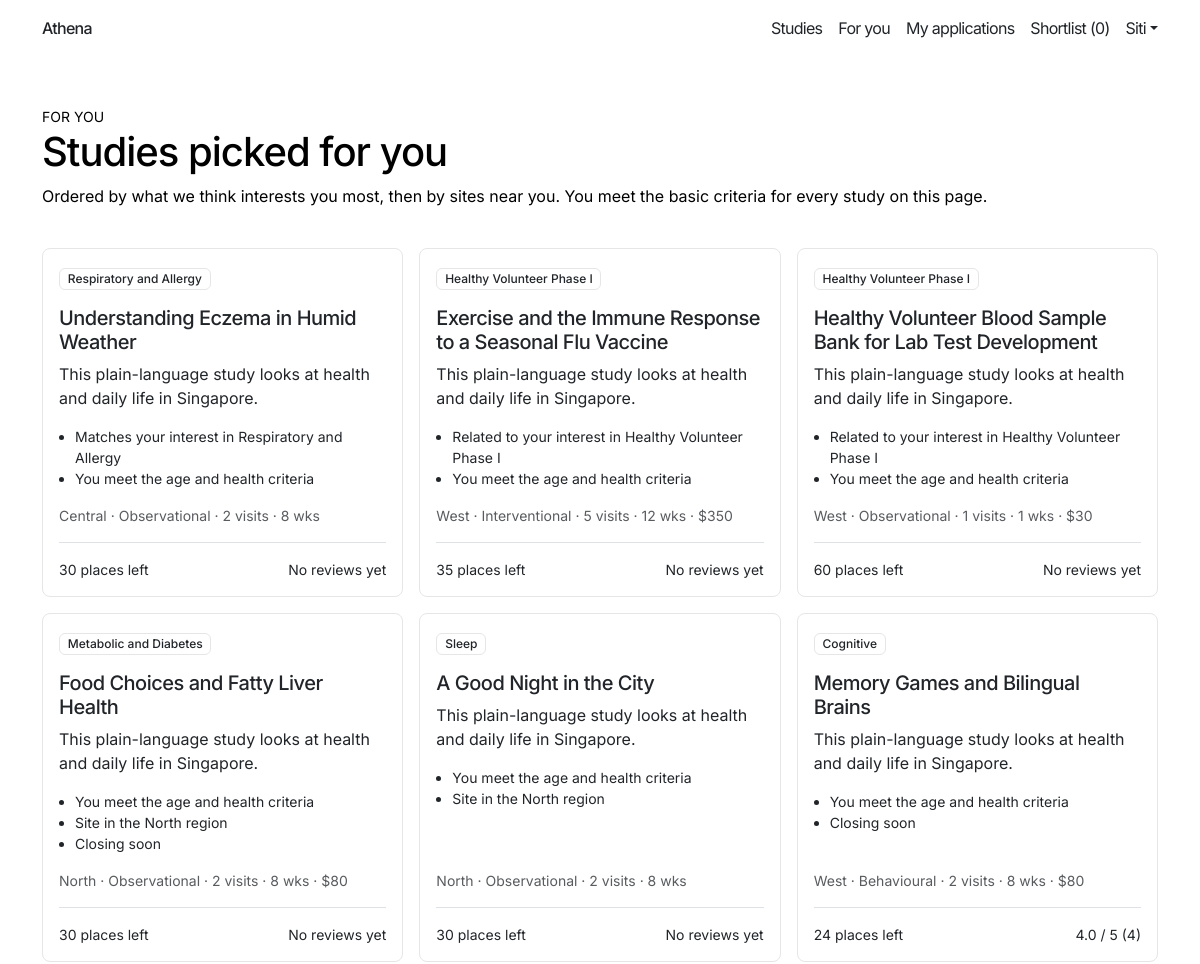
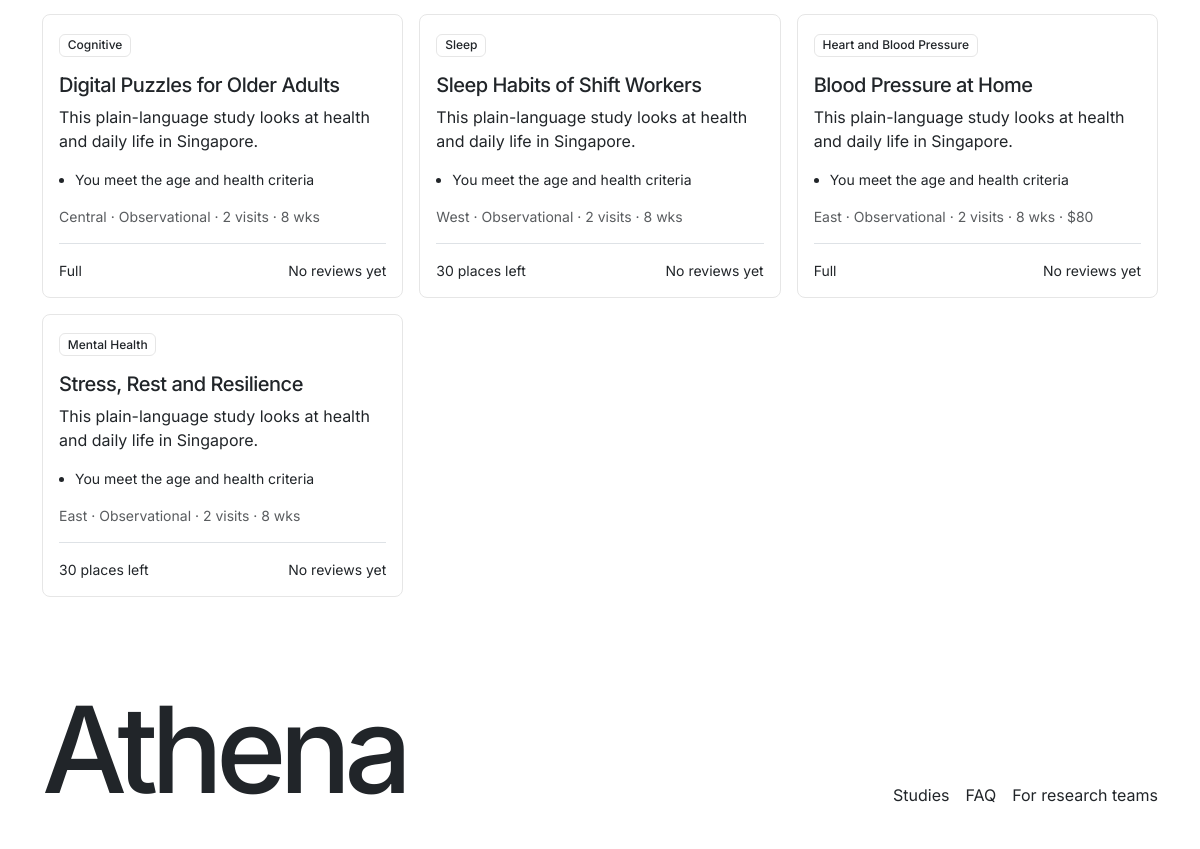
/for-you/ (signed in), run on the app's committed database (2 pictures, top to bottom).
### core/models.py (models this page shows, shortened)
class TimeStampedModel(models.Model):
    created_at = models.DateTimeField(auto_now_add=True)
    updated_at = models.DateTimeField(auto_now=True)
    class Meta:
        abstract = True

class Study(TimeStampedModel):
    class StudyType(models.TextChoices):
        INTERVENTIONAL = 'interventional', 'Interventional'
        OBSERVATIONAL = 'observational', 'Observational'
        BEHAVIOURAL = 'behavioural', 'Behavioural'
    class Phase(models.TextChoices):
        NOT_APPLICABLE = 'not_applicable', 'Not applicable'
        PHASE_1 = 'phase_1', 'Phase I'
        PHASE_2 = 'phase_2', 'Phase II'
        PHASE_3 = 'phase_3', 'Phase III'
        PHASE_4 = 'phase_4', 'Phase IV'
    class SexEligibility(models.TextChoices):
        ALL = 'all', 'Anyone'
        FEMALE = 'female', 'Women only'
        MALE = 'male', 'Men only'
    class SmokerRule(models.TextChoices):
        ANY = 'any', 'Smokers and non-smokers'
        NON_SMOKERS = 'non_smokers', 'Non-smokers only'
        SMOKERS = 'smokers', 'Smokers only'
    class VisitTimes(models.TextChoices):
        WEEKDAY_DAYTIME = 'weekday_daytime', 'Weekday daytime'
        WEEKDAY_EVENINGS = 'weekday_evenings', 'Weekday evenings'
        WEEKENDS = 'weekends', 'Weekends'
        FLEXIBLE = 'flexible', 'Flexible'
    class Status(models.TextChoices):
        DRAFT = 'draft', 'Draft'
        PENDING_REVIEW = 'pending_review', 'Pending review'
        CHANGES_REQUESTED = 'changes_requested', 'Changes requested'
        PUBLISHED = 'published', 'Published'
        PAUSED = 'paused', 'Paused'
        FULL = 'full', 'Full'
        CLOSED = 'closed', 'Closed'
    organisation = models.ForeignKey(
        Organisation, on_delete=models.RESTRICT, related_name='studies'
    )
    category = models.ForeignKey(
        StudyCategory, on_delete=models.RESTRICT, related_name='studies'
    )
    title = models.CharField(max_length=200)
    slug = models.SlugField(max_length=220, unique=True, blank=True)
    description = models.TextField()
    visit_plan = models.TextField(blank=True)
    study_type = models.CharField(max_length=20, choices=StudyType.choices)
    phase = models.CharField(
        max_length=20, choices=Phase.choices, default=Phase.NOT_APPLICABLE
    )
    accepts_healthy_volunteers = models.BooleanField()
    sex_eligibility = models.CharField(
        max_length=10, choices=SexEligibility.choices, default=SexEligibility.ALL
    )
    min_age = models.PositiveIntegerField(
        validators=[MinValueValidator(21), MaxValueValidator(100)]
    )
    max_age = models.PositiveIntegerField(
        validators=[MinValueValidator(21), MaxValueValidator(100)]
    )
    min_bmi = models.DecimalField(
        max_digits=4, decimal_places=1, null=True, blank=True
    )
    max_bmi = models.DecimalField(
        max_digits=4, decimal_places=1, null=True, blank=True
    )
    smoker_rule = models.CharField(
        max_length=15, choices=SmokerRule.choices, default=SmokerRule.ANY
    )
    required_conditions = models.ManyToManyField(
        Condition, blank=True, related_name='required_by_studies'
    )
    excluded_conditions = models.ManyToManyField(
        Condition, blank=True, related_name='excluded_by_studies'
    )
    regions = models.ManyToManyField(Region, blank=True, related_name='studies')
    sites = models.ManyToManyField(Site, blank=True, related_name='studies')
    target_enrolment = models.PositiveIntegerField()
    total_visits = models.PositiveIntegerField()
    duration_weeks = models.PositiveIntegerField(
        validators=[MinValueValidator(1)]
    )
    visit_times = models.CharField(max_length=20, choices=VisitTimes.choices)
    compensation_amount = models.DecimalField(max_digits=8, decimal_places=2)
    show_compensation = models.BooleanField()
    start_date = models.DateField()
    recruitment_deadline = models.DateField()
    irb_name = models.CharField(max_length=60, blank=True)
    irb_reference = models.CharField(max_length=60, blank=True)
    irb_expiry = models.DateField(null=True, blank=True)
    irb_approved_text = models.BooleanField(default=False)
    status = models.CharField(
        max_length=20, choices=Status.choices, default=Status.DRAFT
    )
    auto_shortlist_high = models.BooleanField(default=False)
    moderation_comments = models.TextField(blank=True)
    paused_reason = models.TextField(blank=True)
    submitted_at = models.DateTimeField(null=True, blank=True)
    published_at = models.DateTimeField(null=True, blank=True)
    created_by = models.ForeignKey(
        User,
        on_delete=models.SET_NULL,
        null=True,
        blank=True,
        related_name='created_studies',
    )
    last_edited_by = models.ForeignKey(
        User,
        on_delete=models.SET_NULL,
        null=True,
        blank=True,
        related_name='edited_studies',
    )
    reviewed_by = models.ForeignKey(
        User,
        on_delete=models.SET_NULL,
        null=True,
        blank=True,
        related_name='reviewed_studies',
    )
    class Meta:
        constraints = [
            models.CheckConstraint(
                condition=Q(min_age__lte=models.F('max_age')),
                name='study_age_order',
            ),
            models.CheckConstraint(
                condition=Q(min_bmi__isnull=True)
                | Q(max_bmi__isnull=True)
                | Q(min_bmi__lte=models.F('max_bmi')),
                name='study_bmi_order',
            ),
            models.CheckConstraint(
                condition=Q(target_enrolment__gte=1),
                name='study_target_min_1',
            ),
            models.CheckConstraint(
                condition=Q(total_visits__gte=1),
                name='study_visits_min_1',
            ),
            models.CheckConstraint(
                condition=Q(compensation_amount__gte=0),
                name='study_compensation_not_negative',
            ),
        ]
    @property
    def places_left(self):
        from .services import enrolled_count
        return max(0, self.target_enrolment - enrolled_count(self))

class StudyCategory(TimeStampedModel):
    name = models.CharField(max_length=100)
    slug = models.SlugField(max_length=100, unique=True)
    ml_label = models.CharField(max_length=100, unique=True)
    description = models.CharField(max_length=255)
    display_order = models.PositiveIntegerField()
    is_active = models.BooleanField(default=True)
    class Meta:
        ordering = ['display_order']

class Region(TimeStampedModel):
    code = models.CharField(
        max_length=2,
        unique=True,
        validators=[RegexValidator(r'^[A-Z]{1,2}$', 'Use one or two capital letters.')],
    )
    name = models.CharField(max_length=40)
    display_order = models.PositiveIntegerField()
    class Meta:
        ordering = ['display_order']

### storefront/views.py (the view)
# urls.py: path('for-you/', views.for_you, name='for_you'),
@participant_required
def for_you(request):
    profile = request.user.participant_profile
    if not profile_ready(profile):
        messages.info(request, 'Complete your profile first.')
        return redirect('/onboarding/')
    return render(request, 'storefront/for_you.html', for_you_feed(profile))

### adminpanel/context_processors.py (called while the page is built)
def panel_notifications(request):
    return {
        'panel_unread_count': (
            unread_count(request.user) if request.user.is_authenticated else 0
        ),
        'user_role': user_role(request.user) if request.user.is_authenticated else None,
    }

### core/models.py (called while the page is built)
    @property
    def age(self):
        if not self.date_of_birth:
            return None
        today = timezone.localdate()
        return today.year - self.date_of_birth.year - (
            (today.month, today.day) < (self.date_of_birth.month, self.date_of_birth.day)
        )

### core/services.py (called while the page is built)
def _with_review_ratings(studies):
    return studies.annotate(
        review_average=Avg(
            'reviews__rating',
            filter=Q(reviews__status=Review.Status.APPROVED),
        ),
        review_count=Count(
            'reviews',
            filter=Q(reviews__status=Review.Status.APPROVED),
            distinct=True,
        ),
    )

def public_studies():
    return _with_review_ratings(
        Study.objects.filter(
            status__in=[Study.Status.PUBLISHED, Study.Status.FULL]
        )
    ).order_by('-published_at', '-id')

def shortlist_count(profile):
    return Shortlist.objects.filter(
        participant=profile,
        study__status__in=[Study.Status.PUBLISHED, Study.Status.FULL],
    ).count()

def unread_count(user):
    return Notification.objects.filter(user=user, is_read=False).count()

def user_role(user):
    permissions = user.get_all_permissions()
    if 'core.admin_access' in permissions:
        return 'admin'
    if 'core.staff_access' in permissions:
        return 'staff'
    if 'core.panel_access' in permissions:
        return 'coordinator'
    if 'core.participant_access' in permissions:
        return 'participant'
    return None

def is_eligible(profile, study):
    return all(result.met for result in check_eligibility(profile, study))

def eligible_studies(profile):
    return [study for study in public_studies() if is_eligible(profile, study)]

def profile_ready(profile):
    return profile.onboarding_completed_at is not None

def enrolled_count(study):
    return study.applications.filter(
        status__in=[Application.Status.ENROLLED, Application.Status.COMPLETED]
    ).count()

### storefront/templatetags/athena_format.py (called while the page is built)
@register.filter
def money(value):
    amount = Decimal(value)
    if amount == amount.to_integral_value():
        return f'${amount:,.0f}'
    return f'${amount:,.2f}'

### templates/storefront/for_you.html (shortened to what this page needs)
{% extends 'storefront/base_storefront.html' %}
{% block content %}
<div class="container py-5">
  <small class="text-uppercase">For you</small>
  <h1>Studies picked for you</h1>
  {% if mode == 'personal' %}
    <p>Ordered by what we think interests you most, then by sites near you. You meet the basic criteria for every study on this page.</p>
  {% else %}
    <p>Popular studies on Athena. Open a study to check whether you can apply.</p>
  {% endif %}
  <div class="row g-3 mt-4">
    {% for item in items %}
      <div class="col-md-6 col-lg-4">
        {% include 'storefront/_study_card.html' with study=item.study reasons=item.reasons %}
      </div>
    {% empty %}
      <p>No public studies are available yet.</p>
    {% endfor %}
  </div>
</div>
{% endblock %}

### templates/storefront/base_storefront.html (shortened to what this page needs)
{% extends 'base.html' %}
{% block body %}
  <header class="container py-3">
    <div class="d-flex justify-content-between align-items-center">
      <a href="{% url 'storefront:home' %}" class="wordmark text-decoration-none text-dark">Athena</a>
      <nav class="storefront-header d-flex gap-3">
        <a href="{% url 'storefront:studies' %}" class="text-decoration-none text-dark">Studies</a>
        {% if user.is_authenticated and user.participant_profile %}
          <a href="{% url 'storefront:for_you' %}" class="text-decoration-none text-dark">For you</a>
          <a href="{% url 'storefront:applications' %}" class="text-decoration-none text-dark">My applications</a>
          <a href="{% url 'storefront:shortlist' %}" class="text-decoration-none text-dark">Shortlist ({{ shortlist_count }})</a>
          <div class="dropdown">
            <a class="dropdown-toggle text-decoration-none text-dark" href="#" data-bs-toggle="dropdown">{{ user.first_name }}</a>
          </div>
        {% else %}
          <a href="/accounts/login/" class="text-decoration-none text-dark">Sign in</a>
          <a href="/accounts/register/" class="text-decoration-none text-dark">Join Athena</a>
        {% endif %}
      </nav>
    </div>
  </header>
  <main>
    {% block content %}{% endblock %}
  </main>
  <footer class="container py-5">
    <div class="d-flex justify-content-between align-items-end flex-wrap gap-3">
      <a href="{% url 'storefront:home' %}" class="wordmark footer-wordmark text-decoration-none text-dark">Athena</a>
      <nav class="d-flex flex-wrap gap-3" aria-label="Footer">
        <a href="{% url 'storefront:studies' %}" class="text-decoration-none text-dark">Studies</a>
        <a href="{% url 'storefront:support' %}" class="text-decoration-none text-dark">FAQ</a>
        <a href="/accounts/register/?as=researcher" class="text-decoration-none text-dark">For research teams</a>
      </nav>
    </div>
  </footer>
{% endblock %}

### templates/storefront/_study_card.html
{% load athena_format %}
<article class="card h-100 p-3 d-flex flex-column">
  <div><span class="badge category-chip">{{ study.category.name }}</span></div>
  <h3 class="h5 mt-3"><a href="{% url 'storefront:study_detail' study.slug %}" class="text-decoration-none text-dark">{{ study.title }}</a></h3>
  <p>{{ study.description|truncatechars:120 }}</p>
  {% if reasons %}
    <ul class="small ps-3 mb-3">
      {% for reason in reasons %}<li>{{ reason }}</li>{% endfor %}
    </ul>
  {% endif %}
  <div class="small text-muted mt-auto">
    {% regroup study.sites.all by region.name as region_list %}
    {% for region in region_list %}{% if not forloop.first %}, {% endif %}{{ region.grouper }}{% endfor %}
    · {{ study.get_study_type_display }} · {{ study.total_visits }} visits · {{ study.duration_weeks }} wks
    {% if study.show_compensation %} · {{ study.compensation_amount|money }}{% endif %}
  </div>
  <div class="border-top mt-3 pt-3 small d-flex justify-content-between gap-2">
    <span>{% if study.status == 'full' %}Full{% else %}{{ study.places_left }} places left{% endif %}</span>
    <span class="text-nowrap">
      {% if study.review_count %}
        {{ study.review_average|floatformat:1 }} / 5 ({{ study.review_count }})
      {% else %}
        No reviews yet
      {% endif %}
    </span>
  </div>
</article>

### static/css/athena.css (style rules this page uses)
:root { --athena-blue: #1A12E0; --athena-panel: var(--athena-blue); --athena-border: #E6E6E6; --athena-radius: 8px; --bs-primary: #1A12E0; --bs-primary-rgb: 26, 18, 224; }
body { font-family: 'Inter', sans-serif; color: #000; background: #fff; }
.card { border: 1px solid var(--athena-border); border-radius: var(--athena-radius); box-shadow: none; }
.badge { border: 1px solid var(--athena-border); border-radius: 6px !important; background-color: #fff !important; color: #212529 !important; font-weight: 500; }
a { color: var(--athena-blue); }
h1, h2, h3, h4, h5, h6 { letter-spacing: -0.025em; }
.wordmark { font-weight: 500; letter-spacing: -0.045em; }
.athena-topbar .topbar-action, .storefront-header a { letter-spacing: -0.045em; }
.category-chip { border: 1px solid var(--athena-border); border-radius: 6px; background: #fff; color: #212529; font-weight: 500; }
.footer-wordmark { font-size: 7.5rem; line-height: 0.95; letter-spacing: -0.06em; }
.category-chip, .panel-content .badge { border: 1px solid var(--athena-border); border-radius: 6px; background: #fff !important; color: #212529 !important; }

### data on the page
Study: category.name "Respiratory and Allergy", title "Understanding Eczema in Humid Weather", description "This plain-language study looks at health and daily life in Singapore.", reasons "Matches your interest in Respiratory and Allergy" "You meet the age and health criteria", study_type "Observational", total_visits "2", duration_weeks "8", places_left "30", shows "No reviews yet"
Region: grouper "Central" "Central"
Study: category.name "Healthy Volunteer Phase I", title "Exercise and the Immune Response to a Seasonal Flu Vaccine", description "This plain-language study looks at health and daily life in Singapore.", reasons "Related to your interest in Healthy Volunteer Phase I" "You meet the age and health criteria", study_type "Interventional", total_visits "5", duration_weeks "12", compensation_amount "$350", places_left "35", shows "No reviews yet"
Region: grouper "West" "West" "West" "West"
Study: category.name "Healthy Volunteer Phase I", title "Healthy Volunteer Blood Sample Bank for Lab Test Development", description "This plain-language study looks at health and daily life in Singapore.", reasons "Related to your interest in Healthy Volunteer Phase I" "You meet the age and health criteria", study_type "Observational", total_visits "1", duration_weeks "1", compensation_amount "$30", places_left "60", shows "No reviews yet"
Study: category.name "Metabolic and Diabetes", title "Food Choices and Fatty Liver Health", description "This plain-language study looks at health and daily life in Singapore.", reasons "You meet the age and health criteria" "Site in the North region" "Closing soon", study_type "Observational", total_visits "2", duration_weeks "8", compensation_amount "$80", places_left "30", shows "No reviews yet"
Region: grouper "North" "North"
Study: category.name "Sleep", title "A Good Night in the City", description "This plain-language study looks at health and daily life in Singapore.", reasons "You meet the age and health criteria" "Site in the North region", study_type "Observational", total_visits "2", duration_weeks "8", places_left "30", shows "No reviews yet"
Study: category.name "Cognitive", title "Memory Games and Bilingual Brains", description "This plain-language study looks at health and daily life in Singapore.", reasons "You meet the age and health criteria" "Closing soon", study_type "Behavioural", total_visits "2", duration_weeks "8", compensation_amount "$80", places_left "24", review_average "4.0", review_count "4"
Study: category.name "Cognitive", title "Digital Puzzles for Older Adults", description "This plain-language study looks at health and daily life in Singapore.", reasons "You meet the age and health criteria", study_type "Observational", total_visits "2", duration_weeks "8", status "Full", shows "No reviews yet"
Study: category.name "Sleep", title "Sleep Habits of Shift Workers", description "This plain-language study looks at health and daily life in Singapore.", reasons "You meet the age and health criteria", study_type "Observational", total_visits "2", duration_weeks "8", places_left "30", shows "No reviews yet"
Study: category.name "Heart and Blood Pressure", title "Blood Pressure at Home", description "This plain-language study looks at health and daily life in Singapore.", reasons "You meet the age and health criteria", study_type "Observational", total_visits "2", duration_weeks "8", compensation_amount "$80", status "Full", shows "No reviews yet"
Region: grouper "East" "East"
Study: category.name "Mental Health", title "Stress, Rest and Resilience", description "This plain-language study looks at health and daily life in Singapore.", reasons "You meet the age and health criteria", study_type "Observational", total_visits "2", duration_weeks "8", places_left "30", shows "No reviews yet"

### other printed values
{{ shortlist_count }} "0"
{{ user.first_name }} "Siti"
